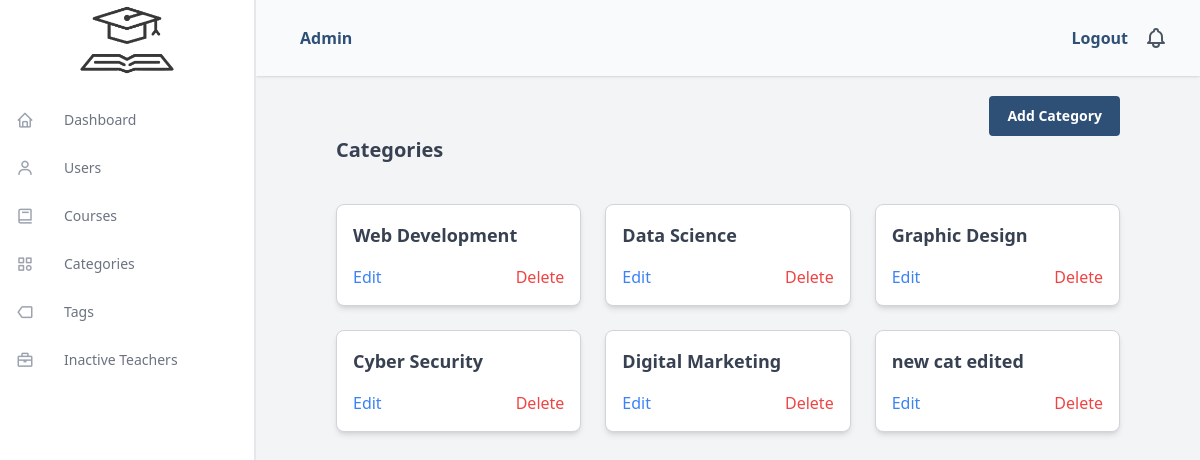
The app's page /admin/categories (signed in) with its own data.
### tables this page shows
CREATE TABLE `categories` (
  `category_id` int NOT NULL,
  `category_name` varchar(100) NOT NULL
);

### core/BaseController.php (called while the page is built, shortened)
<?php
require_once(__DIR__ . '/../app/models/Category.php');
class BaseController
{
    public function render($view, $data = [])
    {
        extract($data);
        include __DIR__ . '/../app/views/' . $view . '.php';
    }
}

### app/controllers/AdminController.php (called while the page is built, shortened)
<?php
require_once(__DIR__ . '/../models/Category.php');
class AdminController extends BaseController
{
    private $CategoryModel;
    public function __construct()
    {
        $this->CategoryModel = new Category();
    }
    public function categories()
    {
        $categories = $this->CategoryModel->getAllCategories();
        $csrf_token = $_SESSION['csrf_token'];
        $this->render('/admin/categories', ['categories' => $categories, 'csrf_token' => $csrf_token]);
    }
}

### public/index.php (called while the page is built, shortened)
<?php
require_once ('../core/BaseController.php');
require_once '../core/Router.php';
require_once '../app/controllers/AdminController.php';
$router = new Router();
$router->dispatch($_SERVER['REQUEST_URI'], $_SERVER['REQUEST_METHOD']);

### app/config/db.php (called while the page is built, shortened)
<?php
class Db {
    public function __construct()
    {
        try {
            $this->conn = new PDO("mysql:host=localhost;dbname=youdemy_database", "root", "");
          } catch(PDOException $e) {
            echo "Connection failed: " . $e->getMessage();
          }
    }
}

### app/models/Category.php (called while the page is built, shortened)
<?php
require_once(__DIR__ . '/../config/db.php');
class Category extends Db
{
    public function getAllCategories()
    {
        $resul = $this->conn->prepare("SELECT * FROM categories ORDER BY category_id");
        $resul->execute();
        $categories = $resul->fetchAll(PDO::FETCH_ASSOC);
        return $categories;
    }
}

### app/views/admin/categories.php (the view, shortened to what this page needs)
<!DOCTYPE html>
<html lang="en">
<head>
    <link rel="stylesheet" href="https://unpkg.com/boxicons@2.0.7/css/boxicons.min.css" />
    <script src="https://cdn.tailwindcss.com"></script>
</head>
<body>
    <div class="flex">
        <?php include(__DIR__ . '/../partials/header.php'); ?>
        <div class="flex flex-col flex-1 lg:ml-64">
            <?php include(__DIR__ . '/../partials/sidebar.php'); ?>
            <main class="flex-1 bg-gray-100 min-h-screen overflow-y-auto pt-24 px-20">
                <button onclick="openModal('add')" class="px-4 py-2 text-sm font-bold text-white bg-[#2E5077] border-2 border-[#2E5077] rounded transition hover:bg-transparent hover:text-[#2E5077] float-right">
                    Add Category
                </button>
                <h1 class="text-xl font-bold text-gray-700 my-10">Categories</h1>
                <div class="grid grid-cols-1 sm:grid-cols-2 lg:grid-cols-3 gap-6 mt-5">
                    <?php foreach ($categories as $category): ?>
                        <div class="bg-white border border-gray-300 rounded-lg shadow-md p-4">
                            <h3 class="text-lg font-semibold text-gray-700 mb-4">
                                <?php echo htmlspecialchars($category['category_name']); ?>
                            </h3>
                            <div class="flex justify-between">
                                <button onclick="openModal('edit', '<?php echo $category['category_id']; ?>', '<?php echo htmlspecialchars($category['category_name']); ?>')" class="text-blue-500 hover:underline">
                                    Edit
                                </button>
                                <form action="/admin/deleteCategory/<?php echo $category['category_id']; ?>" method="POST" onsubmit="return confirm('Are you sure you want to delete this category?');">
                                    <button type="submit" class="text-red-500 hover:underline">Delete</button>
                                </form>
                            </div>
                        </div>
                    <?php endforeach; ?>
                </div>
            </main>
        </div>
    </div>
</body>
</html>

### core/Router.php (shortened to what this page needs)
<?php
class Router
{
    private $routes = [
        'GET' => [],
        'POST' => [],
    ];
    public function add($method, $route, $callback)
    {
        $method = strtoupper($method);
        $route = preg_replace('/\{[a-zA-Z0-9_]+\}/', '([a-zA-Z0-9_]+)', $route);
        $this->routes[$method][$route] = $callback;
    }
    public function dispatch($uri, $method)
    {
        $uri = parse_url($uri, PHP_URL_PATH);
        $method = strtoupper($method);
        foreach ($this->routes[$method] as $route => $callback) {
            if (preg_match('#^' . $route . '$#', $uri, $matches)) {
                array_shift($matches);
                if (is_array($callback)) {
                    $controller = new $callback[0]();
                    $method = $callback[1];
                    return call_user_func_array([$controller, $method], $matches);
                }
                return call_user_func_array($callback, $matches);
            }
        }
    }
}

### records on screen
categories: category_name "Web Development"
categories: category_name "Data Science"
categories: category_name "Graphic Design"
categories: category_name "Cyber Security"
categories: category_name "Digital Marketing"
categories: category_name "new cat edited"
